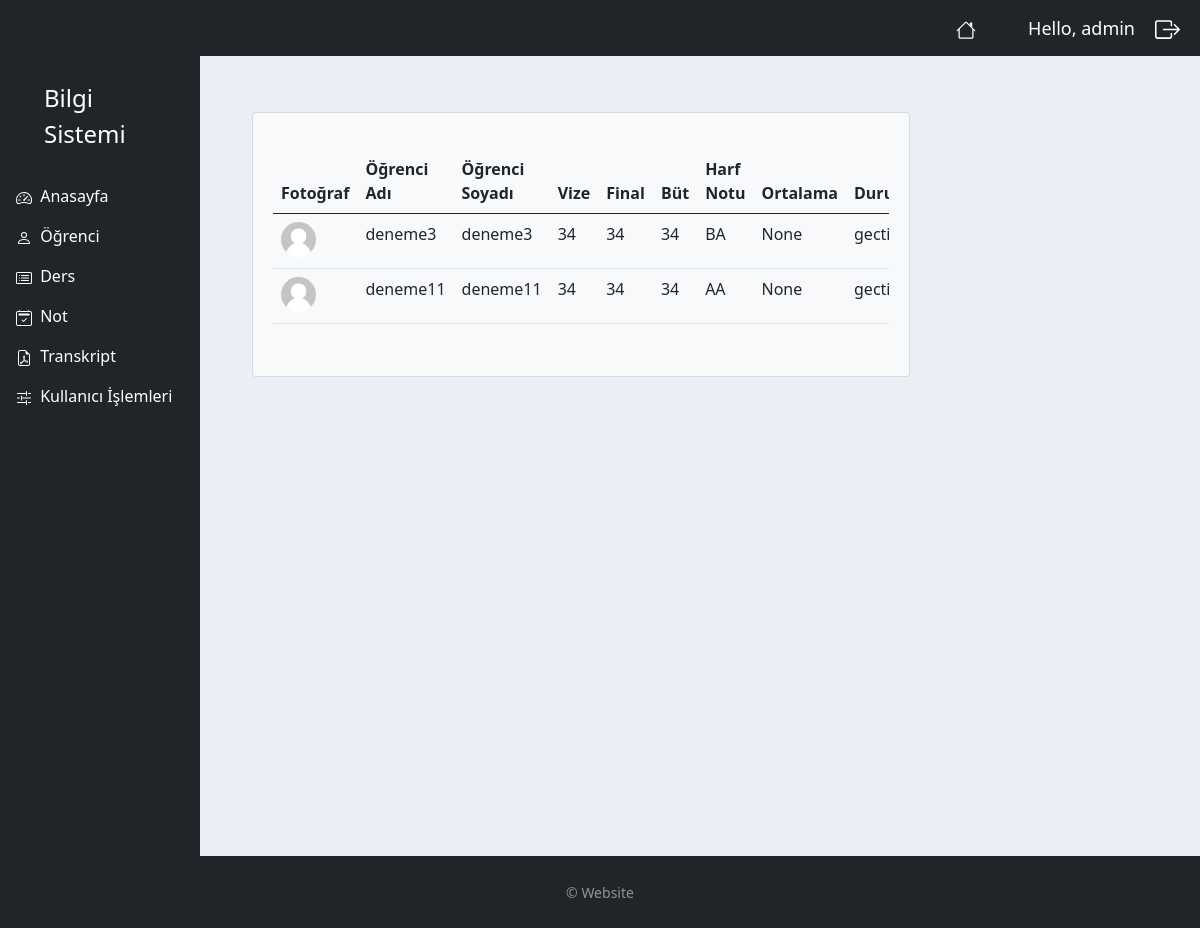
Page /notes_period/2/ (signed in) on the earlier database version.
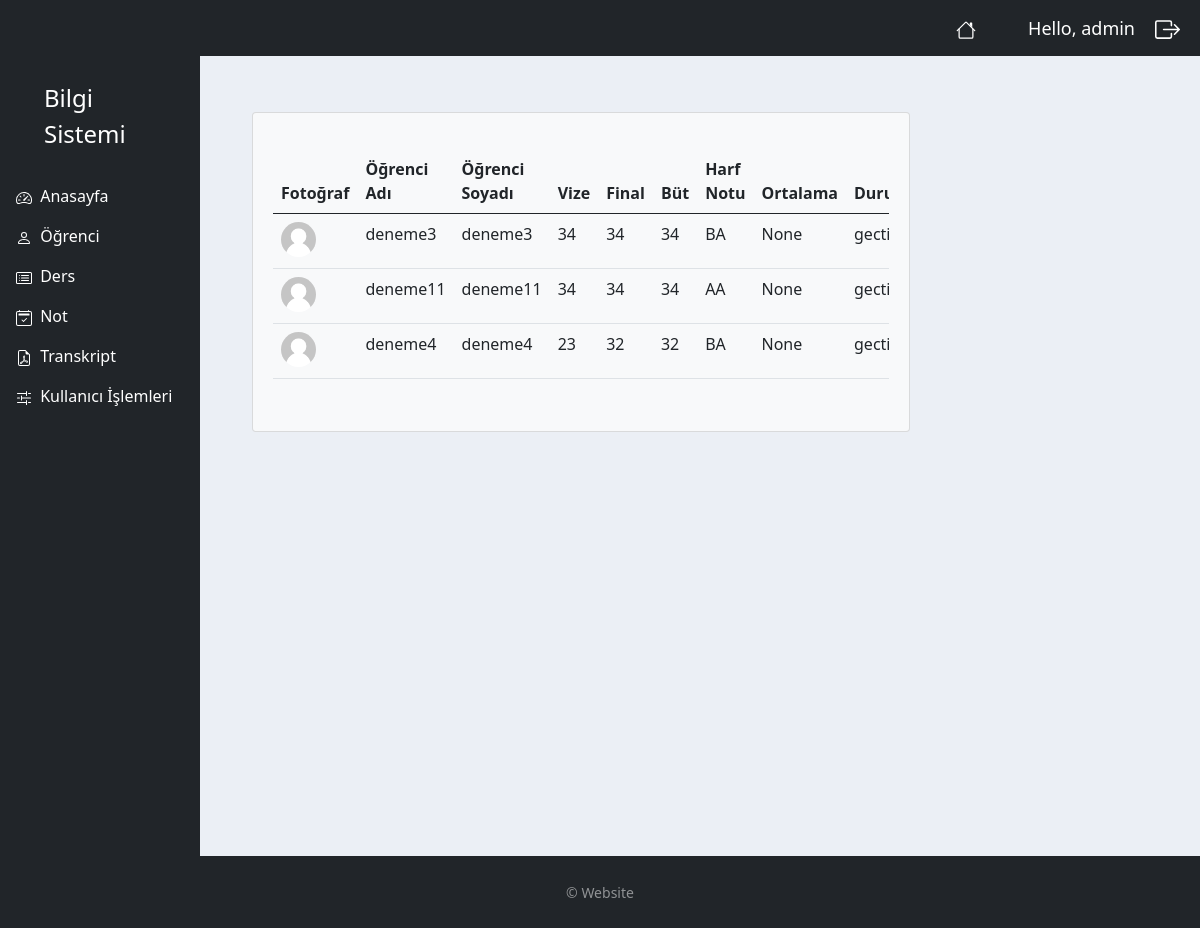
Same page on the later database version.
### myapp/models.py (models this page shows, shortened)
class Notes(models.Model):
    STATUS1 = (
        ('gecti', 'Geçti'),
        ('kaldi', 'Kaldı'),
    )
    STATUS2 = (
        ('AA', 'AA'),
        ('BA', 'BA'),
        ('BB', 'BB'),
        ('CB', 'CB'),
        ('CC', 'CC'),
        ('DC', 'DC'),
        ('DD', 'DD'),
        ('FD', 'FD'),
        ('FF', 'FF'),
    )
    lesson = models.ForeignKey(Lesson, null=True, on_delete=models.SET_NULL)
    student = models.ForeignKey(Student, null=True, on_delete=models.SET_NULL)
    vise = models.IntegerField(null=True, blank=True)
    final = models.IntegerField(null=True, blank=True)
    mkexam = models.IntegerField(null=True, blank=True)
    lettergrade = models.CharField(max_length=2, null=True, choices=STATUS2)
    ort = models.IntegerField(blank=True, null=True)
    status = models.CharField(max_length=5, null=True, choices=STATUS1)

class Student(models.Model):
    user =models.OneToOneField(User, blank=True, null=True, on_delete=models.CASCADE)
    name = models.CharField(max_length=50, null=True)
    surname = models.CharField(max_length=50, null=True)
    num = models.IntegerField(null=True, blank=True)
    grade = models.IntegerField(null=True, blank=True)
    profile_pic = models.ImageField(default="user.jpeg", null=True, blank=True)
    department = models.ManyToManyField(Department)

### myapp/decorators.py (the view)
        def wrapper_func(request, *args, **kwargs):
            group =None
            if request.user.groups.exists():
                group = request.user.groups.all()[0].name
            if group in allowed_roles:
                return view_func(request, *args, **kwargs)
            else:
                return HttpResponse('You are not authorized to view this page')

### myapp/views.py (called while the page is built)
@login_required(login_url='login')
@allowed_users(allowed_roles=['admin'])
def notesPeriod(request, pk):
    lesson = Lesson.objects.get(id=pk)
    lessons = lesson.student.all()
    notes = lesson.notes_set.all()
    notess = Notes.objects.all()
    myFilter = NotesFilter(request.GET, queryset=notess)
    notess = myFilter.qs
    context = {
        'lessons':lessons,
        'lesson':lesson,
        'notes':notes,
        'notess':notess,
    }
    return render(request, 'accounts/notes_period.html', context)

### myapp/templates/accounts/notes_period.html (shortened to what this page needs)
{% extends 'accounts/main.html' %}
{% load static %}
{% block content %}
    <br>
<div class="container-fluid">
    <div class="row">
        <div class="col-md-9">
          <div class="card bg-light ms-3 me-3 mb-3">
          {% if lessons %}
                <div class="card-body m-1">
                    <p class="card-text">
                        <div class="table-responsive">
                            <table class="table table-hover">
                                <thead>
                                    <tr>
                                        <th scope="col">Fotoğraf</th>
                                        <th scope="col">Öğrenci Adı</th>
                                        <th scope="col">Öğrenci Soyadı</th>
                                        <th scope="col">Vize</th>
                                        <th scope="col">Final</th>
                                        <th scope="col">Büt</th>
                                        <th scope="col">Harf Notu</th>
                                        <th scope="col">Ortalama</th>
                                        <th scope="col">Durum</th>
                                    </tr>
                                </thead>
                                <tbody>
                                {% if lessons %}
                                    {% if notes %}
                                        {% for note in notes %}
                                           <tr>
                                                <td><img class="profile-pic1" src="{{ note.student.profile_pic.url }}"></td>
                                                <td>{{ note.student.name }}</td>
                                                <td>{{ note.student.surname }}</td>
                                                <td>{{ note.vise }}</td>
                                                <td>{{ note.final }}</td>
                                                <td>{{ note.mkexam }}</td>
                                                <td>{{ note.lettergrade }}</td>
                                                <td>{{ note.ort }}</td>
                                                <td>{{ note.status }}</td>
                                           </tr>
                                        {% endfor %}
                                    {% endif %}
                                {% endif %}
                                </tbody>
                            </table>
                        </div>
                    </p>
                </div>
            </div>
                {% else %}
                    <p></p>
                    <h5 class="alert alert-primary ms-4 me-4">Öğrenci Kaydı Yok</h5>
                {% endif %}
        </div>
    </div>
</div>
{% endblock content %}

Differences in the rows shown:
added Notes: student.profile_pic (picture), student.name "deneme4", student.surname "deneme4", vise "23", final "32", mkexam "32", lettergrade "BA", ort "None", status "gecti"
